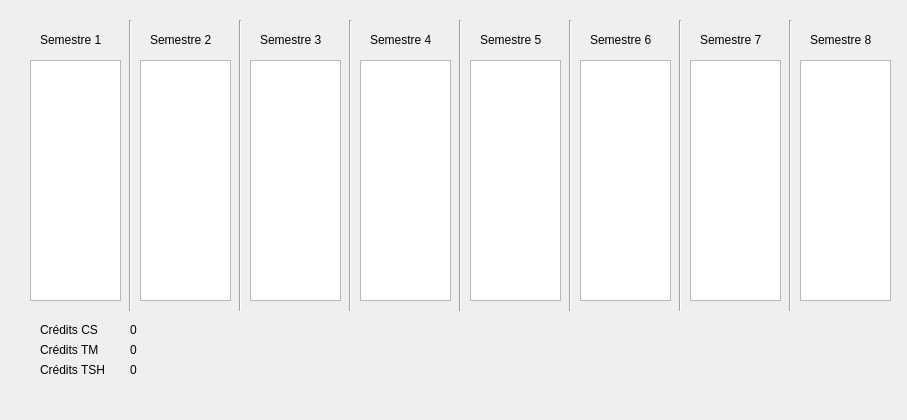
<?xml version="1.0" encoding="UTF-8"?>
<ui version="4.0">
 <class>afficherchoixprev</class>
 <widget class="QWidget" name="afficherchoixprev">
  <property name="geometry">
   <rect>
    <x>0</x>
    <y>0</y>
    <width>907</width>
    <height>420</height>
   </rect>
  </property>
  <property name="windowTitle">
   <string>Form</string>
  </property>
  <widget class="QListWidget" name="uv_6">
   <property name="geometry">
    <rect>
     <x>470</x>
     <y>60</y>
     <width>91</width>
     <height>241</height>
    </rect>
   </property>
  </widget>
  <widget class="Line" name="line">
   <property name="geometry">
    <rect>
     <x>120</x>
     <y>20</y>
     <width>20</width>
     <height>291</height>
    </rect>
   </property>
   <property name="orientation">
    <enum>Qt::Vertical</enum>
   </property>
  </widget>
  <widget class="QLabel" name="label_7">
   <property name="geometry">
    <rect>
     <x>810</x>
     <y>30</y>
     <width>81</width>
     <height>20</height>
    </rect>
   </property>
   <property name="text">
    <string>Semestre 8</string>
   </property>
  </widget>
  <widget class="QLabel" name="label_8">
   <property name="geometry">
    <rect>
     <x>700</x>
     <y>30</y>
     <width>81</width>
     <height>20</height>
    </rect>
   </property>
   <property name="text">
    <string>Semestre 7</string>
   </property>
  </widget>
  <widget class="Line" name="line_6">
   <property name="geometry">
    <rect>
     <x>560</x>
     <y>20</y>
     <width>20</width>
     <height>291</height>
    </rect>
   </property>
   <property name="orientation">
    <enum>Qt::Vertical</enum>
   </property>
  </widget>
  <widget class="Line" name="line_8">
   <property name="geometry">
    <rect>
     <x>780</x>
     <y>20</y>
     <width>20</width>
     <height>291</height>
    </rect>
   </property>
   <property name="orientation">
    <enum>Qt::Vertical</enum>
   </property>
  </widget>
  <widget class="QLabel" name="label_10">
   <property name="geometry">
    <rect>
     <x>130</x>
     <y>320</y>
     <width>31</width>
     <height>20</height>
    </rect>
   </property>
   <property name="text">
    <string>0</string>
   </property>
  </widget>
  <widget class="QListWidget" name="uv">
   <property name="geometry">
    <rect>
     <x>30</x>
     <y>60</y>
     <width>91</width>
     <height>241</height>
    </rect>
   </property>
  </widget>
  <widget class="QListWidget" name="uv_3">
   <property name="geometry">
    <rect>
     <x>360</x>
     <y>60</y>
     <width>91</width>
     <height>241</height>
    </rect>
   </property>
  </widget>
  <widget class="QLabel" name="label_5">
   <property name="geometry">
    <rect>
     <x>590</x>
     <y>30</y>
     <width>81</width>
     <height>20</height>
    </rect>
   </property>
   <property name="text">
    <string>Semestre 6</string>
   </property>
  </widget>
  <widget class="QListWidget" name="uv_8">
   <property name="geometry">
    <rect>
     <x>690</x>
     <y>60</y>
     <width>91</width>
     <height>241</height>
    </rect>
   </property>
  </widget>
  <widget class="QLabel" name="label_6">
   <property name="geometry">
    <rect>
     <x>480</x>
     <y>30</y>
     <width>81</width>
     <height>20</height>
    </rect>
   </property>
   <property name="text">
    <string>Semestre 5</string>
   </property>
  </widget>
  <widget class="QLabel" name="label_11">
   <property name="geometry">
    <rect>
     <x>130</x>
     <y>340</y>
     <width>31</width>
     <height>20</height>
    </rect>
   </property>
   <property name="text">
    <string>0</string>
   </property>
  </widget>
  <widget class="QListWidget" name="uv_4">
   <property name="geometry">
    <rect>
     <x>250</x>
     <y>60</y>
     <width>91</width>
     <height>241</height>
    </rect>
   </property>
  </widget>
  <widget class="QLabel" name="label_12">
   <property name="geometry">
    <rect>
     <x>40</x>
     <y>340</y>
     <width>81</width>
     <height>20</height>
    </rect>
   </property>
   <property name="text">
    <string>Crédits TM</string>
   </property>
  </widget>
  <widget class="QLabel" name="label_13">
   <property name="geometry">
    <rect>
     <x>130</x>
     <y>360</y>
     <width>31</width>
     <height>20</height>
    </rect>
   </property>
   <property name="text">
    <string>0</string>
   </property>
  </widget>
  <widget class="Line" name="line_2">
   <property name="geometry">
    <rect>
     <x>230</x>
     <y>20</y>
     <width>20</width>
     <height>291</height>
    </rect>
   </property>
   <property name="orientation">
    <enum>Qt::Vertical</enum>
   </property>
  </widget>
  <widget class="QLabel" name="label">
   <property name="geometry">
    <rect>
     <x>40</x>
     <y>30</y>
     <width>81</width>
     <height>20</height>
    </rect>
   </property>
   <property name="text">
    <string>Semestre 1</string>
   </property>
  </widget>
  <widget class="QLabel" name="label_2">
   <property name="geometry">
    <rect>
     <x>150</x>
     <y>30</y>
     <width>81</width>
     <height>20</height>
    </rect>
   </property>
   <property name="text">
    <string>Semestre 2</string>
   </property>
  </widget>
  <widget class="QLabel" name="label_9">
   <property name="geometry">
    <rect>
     <x>40</x>
     <y>320</y>
     <width>81</width>
     <height>20</height>
    </rect>
   </property>
   <property name="text">
    <string>Crédits CS</string>
   </property>
  </widget>
  <widget class="Line" name="line_4">
   <property name="geometry">
    <rect>
     <x>340</x>
     <y>20</y>
     <width>20</width>
     <height>291</height>
    </rect>
   </property>
   <property name="orientation">
    <enum>Qt::Vertical</enum>
   </property>
  </widget>
  <widget class="QLabel" name="label_4">
   <property name="geometry">
    <rect>
     <x>260</x>
     <y>30</y>
     <width>81</width>
     <height>20</height>
    </rect>
   </property>
   <property name="text">
    <string>Semestre 3</string>
   </property>
  </widget>
  <widget class="Line" name="line_5">
   <property name="geometry">
    <rect>
     <x>670</x>
     <y>20</y>
     <width>20</width>
     <height>291</height>
    </rect>
   </property>
   <property name="orientation">
    <enum>Qt::Vertical</enum>
   </property>
  </widget>
  <widget class="QLabel" name="label_3">
   <property name="geometry">
    <rect>
     <x>370</x>
     <y>30</y>
     <width>81</width>
     <height>20</height>
    </rect>
   </property>
   <property name="text">
    <string>Semestre 4</string>
   </property>
  </widget>
  <widget class="QLabel" name="label_14">
   <property name="geometry">
    <rect>
     <x>40</x>
     <y>360</y>
     <width>81</width>
     <height>20</height>
    </rect>
   </property>
   <property name="text">
    <string>Crédits TSH</string>
   </property>
  </widget>
  <widget class="QListWidget" name="uv_2">
   <property name="geometry">
    <rect>
     <x>140</x>
     <y>60</y>
     <width>91</width>
     <height>241</height>
    </rect>
   </property>
  </widget>
  <widget class="QListWidget" name="uv_5">
   <property name="geometry">
    <rect>
     <x>580</x>
     <y>60</y>
     <width>91</width>
     <height>241</height>
    </rect>
   </property>
  </widget>
  <widget class="QListWidget" name="uv_7">
   <property name="geometry">
    <rect>
     <x>800</x>
     <y>60</y>
     <width>91</width>
     <height>241</height>
    </rect>
   </property>
  </widget>
  <widget class="Line" name="line_3">
   <property name="geometry">
    <rect>
     <x>450</x>
     <y>20</y>
     <width>20</width>
     <height>291</height>
    </rect>
   </property>
   <property name="orientation">
    <enum>Qt::Vertical</enum>
   </property>
  </widget>
 </widget>
 <resources/>
 <connections/>
</ui>
